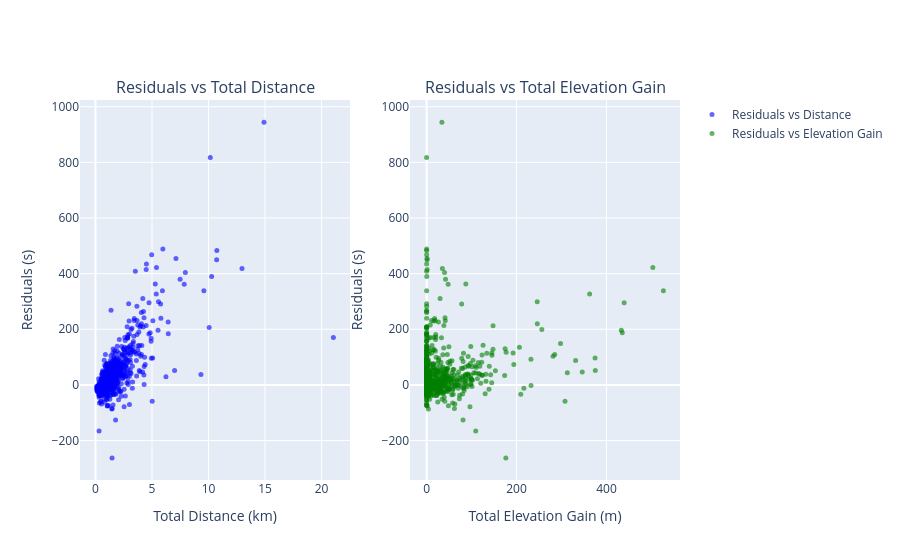

The code cell stored with this chart in its notebook:
### Code cell
## plot residuals in function of distance and a second plot for elevation gain
residuals = big_df['best_time'] - big_df['time_score']
fig = make_subplots(rows=1, cols=2, subplot_titles=("Residuals vs Total Distance", "Residuals vs Total Elevation Gain"))
residuals_vs_distance = go.Scatter(x=big_df['total_distance_km'], y=residuals, mode='markers',
                                    marker=dict(color='blue', size=5, opacity=0.6), 
                                    name='Residuals vs Distance')
residuals_vs_elevation = go.Scatter(x=big_df['total_elevation_gain'], y=residuals, mode='markers',
                                    marker=dict(color='green', size=5, opacity=0.6), 
                                    name='Residuals vs Elevation Gain')
fig.add_trace(residuals_vs_distance, row=1, col=1)
fig.add_trace(residuals_vs_elevation, row=1, col=2)
fig.update_xaxes(title_text="Total Distance (km)", row=1, col=1)
fig.update_yaxes(title_text="Residuals (s)", row=1, col=1)
fig.update_xaxes(title_text="Total Elevation Gain (m)", row=1, col=2)
fig.update_yaxes(title_text="Residuals (s)", row=1, col=2)
fig.show()

### Figure 1 — Plotly figure (JSON) as saved in the notebook; plotly's stock layout.template omitted (floating-point values rounded to 4 significant figures; data arrays with more than 128 entries replaced by an {"elided": "..."} marker saying what was removed)
{"data": [{"marker": {"color": "blue", "opacity": 0.6, "size": 5}, "mode": "markers", "name": "Residuals vs Distance", "type": "scatter", "x": {"elided": "713 float values"}, "xaxis": "x", "y": {"elided": "713 float values"}, "yaxis": "y"}, {"marker": {"color": "green", "opacity": 0.6, "size": 5}, "mode": "markers", "name": "Residuals vs Elevation Gain", "type": "scatter", "x": {"elided": "713 float values"}, "xaxis": "x2", "y": {"elided": "713 float values"}, "yaxis": "y2"}], "layout": {"annotations": [{"font": {"size": 16}, "showarrow": false, "text": "Residuals vs Total Distance", "x": 0.225, "xanchor": "center", "xref": "paper", "y": 1, "yanchor": "bottom", "yref": "paper"}, {"font": {"size": 16}, "showarrow": false, "text": "Residuals vs Total Elevation Gain", "x": 0.775, "xanchor": "center", "xref": "paper", "y": 1, "yanchor": "bottom", "yref": "paper"}], "xaxis": {"anchor": "y", "domain": [0, 0.45], "title": {"text": "Total Distance (km)"}}, "xaxis2": {"anchor": "y2", "domain": [0.55, 1], "title": {"text": "Total Elevation Gain (m)"}}, "yaxis": {"anchor": "x", "domain": [0, 1], "title": {"text": "Residuals (s)"}}, "yaxis2": {"anchor": "x2", "domain": [0, 1], "title": {"text": "Residuals (s)"}}}}
